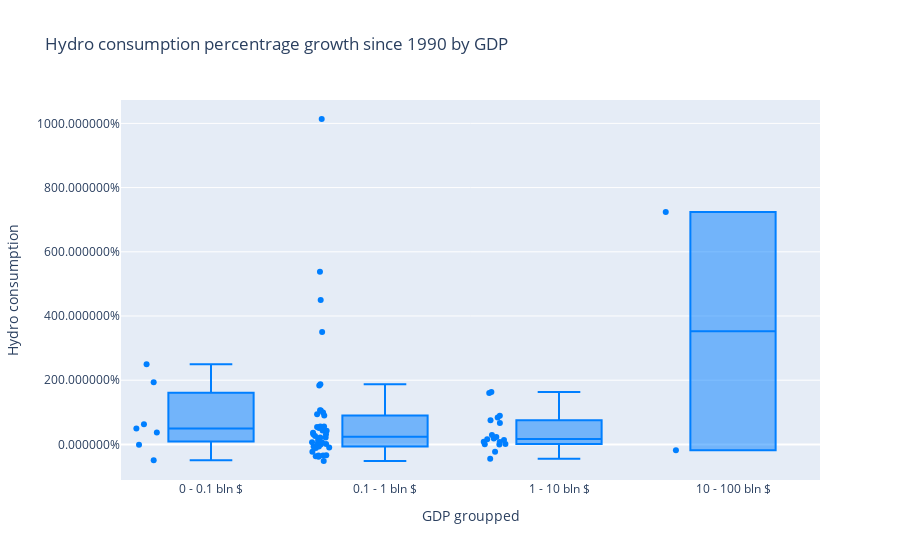

The notebook cell saved with this chart:
### Code cell
energy_type_consumption = "Hydro consumption"
starting_year = 1990
df_growth = df.iloc[0:0]
df_growth = df_growth.drop(columns=['Year', 'Decade'])
for country in df["Country"].unique():
    first_row = df.loc[(df["Country"]== country) & (df["Year"] == 2016)]
    population_groupped = first_row["Population groupped"].item()
    gdp_groupped = first_row["GDP groupped"].item()
    first_row = first_row.drop(columns=['Country', 'Population groupped',
                                        'GDP groupped', 'Decade', 'Year'])
    first_row.reset_index(inplace=True)

    second_row = df.loc[(df['Country'] == country) & (df['Year'] == starting_year)]
    second_row = second_row.drop(columns=['Country', 'Population groupped',
                                          'GDP groupped', 'Decade', 'Year'])
    second_row.reset_index(inplace=True)
    row = (first_row - second_row)/second_row

    row["Country"] = country
    row["Population groupped"] = population_groupped
    row["GDP groupped"] = gdp_groupped

    df_growth = pd.concat([df_growth, row], ignore_index = True)


df_growth = df_growth.drop(columns=['index'])

df_growth = df_growth.sort_values(by=["GDP groupped", energy_type_consumption])
fig = px.box(df_growth, x="GDP groupped", y=energy_type_consumption, points="all",
             title=energy_type_consumption+" percentrage growth since "+str(starting_year)+" by GDP",
             color_discrete_sequence=['#007fff'])
fig.update_yaxes(tickformat="%")
fig.show()

### Figure 1 — Plotly figure (JSON) as saved in the notebook; plotly's stock layout.template omitted (floating-point values rounded to 4 significant figures)
{"data": [{"alignmentgroup": "True", "boxpoints": "all", "hovertemplate": "GDP groupped=%{x}<br>Hydro consumption=%{y}<extra></extra>", "legendgroup": "", "marker": {"color": "#007fff"}, "name": "", "notched": false, "offsetgroup": "", "orientation": "v", "showlegend": false, "x": ["0 - 0.1 bln $", "0 - 0.1 bln $", "0 - 0.1 bln $", "0 - 0.1 bln $", "0 - 0.1 bln $", "0 - 0.1 bln $", "0 - 0.1 bln $", "0 - 0.1 bln $", "0 - 0.1 bln $", "0 - 0.1 bln $", "0.1 - 1 bln $", "0.1 - 1 bln $", "0.1 - 1 bln $", "0.1 - 1 bln $", "0.1 - 1 bln $", "0.1 - 1 bln $", "0.1 - 1 bln $", "0.1 - 1 bln $", "0.1 - 1 bln $", "0.1 - 1 bln $", "0.1 - 1 bln $", "0.1 - 1 bln $", "0.1 - 1 bln $", "0.1 - 1 bln $", "0.1 - 1 bln $", "0.1 - 1 bln $", "0.1 - 1 bln $", "0.1 - 1 bln $", "0.1 - 1 bln $", "0.1 - 1 bln $", "0.1 - 1 bln $", "0.1 - 1 bln $", "0.1 - 1 bln $", "0.1 - 1 bln $", "0.1 - 1 bln $", "0.1 - 1 bln $", "0.1 - 1 bln $", "0.1 - 1 bln $", "0.1 - 1 bln $", "0.1 - 1 bln $", "0.1 - 1 bln $", "0.1 - 1 bln $", "0.1 - 1 bln $", "0.1 - 1 bln $", "0.1 - 1 bln $", "0.1 - 1 bln $", "0.1 - 1 bln $", "0.1 - 1 bln $", "0.1 - 1 bln $", "0.1 - 1 bln $", "0.1 - 1 bln $", "0.1 - 1 bln $", "0.1 - 1 bln $", "0.1 - 1 bln $", "0.1 - 1 bln $", "0.1 - 1 bln $", "0.1 - 1 bln $", "0.1 - 1 bln $", "1 - 10 bln $", "1 - 10 bln $", "1 - 10 bln $", "1 - 10 bln $", "1 - 10 bln $", "1 - 10 bln $", "1 - 10 bln $", "1 - 10 bln $", "1 - 10 bln $", "1 - 10 bln $", "1 - 10 bln $", "1 - 10 bln $", "1 - 10 bln $", "1 - 10 bln $", "1 - 10 bln $", "1 - 10 bln $", "1 - 10 bln $", "1 - 10 bln $", "1 - 10 bln $", "10 - 100 bln $", "10 - 100 bln $"], "x0": " ", "xaxis": "x", "y": [-0.4908, -0.007826, 0.3708, 0.4948, 0.6306, 1.936, 2.498, null, null, null, -0.5173, -0.3846, -0.3728, -0.3454, -0.3437, -0.3391, -0.2257, -0.1152, -0.09406, -0.06905, -0.06816, -0.00222, 0.0, 0.0122, 0.05207, 0.0643, 0.0678, 0.06969, 0.1448, 0.2113, 0.2181, 0.2585, 0.3164, 0.3178, 0.3666, 0.4283, 0.4303, 0.5104, 0.5405, 0.5545, 0.56, 0.9001, 0.9374, 0.9937, 1.052, 1.06, 1.837, 1.875, 3.502, 4.5, 5.375, 10.14, null, null, null, null, null, null, -0.4499, -0.2282, -0.006261, 0.001728, 0.009143, 0.07304, 0.08144, 0.1352, 0.1624, 0.1801, 0.2282, 0.2962, 0.6683, 0.7505, 0.8341, 0.8916, 1.604, 1.629, null, -0.183, 7.238], "y0": " ", "yaxis": "y", "type": "box"}], "layout": {"xaxis": {"anchor": "y", "domain": [0.0, 1.0], "title": {"text": "GDP groupped"}}, "yaxis": {"anchor": "x", "domain": [0.0, 1.0], "title": {"text": "Hydro consumption"}, "tickformat": "%"}, "legend": {"tracegroupgap": 0}, "title": {"text": "Hydro consumption percentrage growth since 1990 by GDP"}, "boxmode": "group"}}
